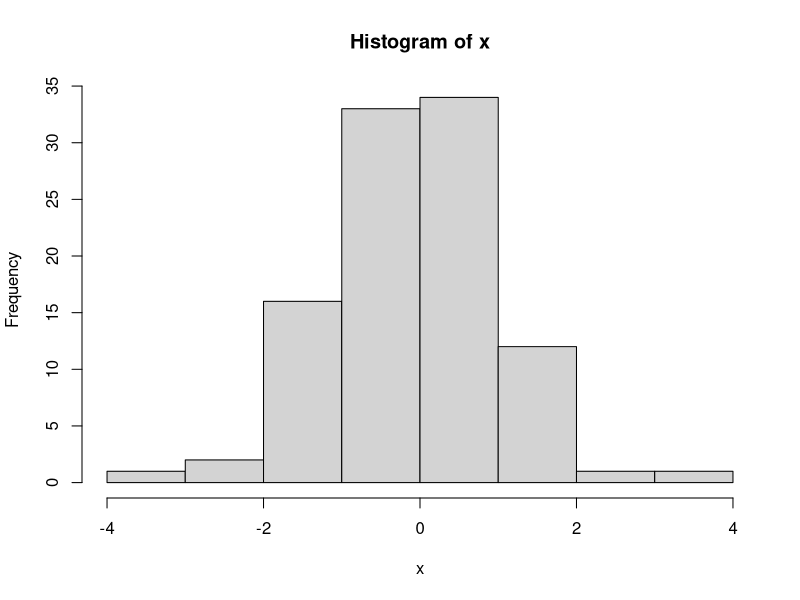
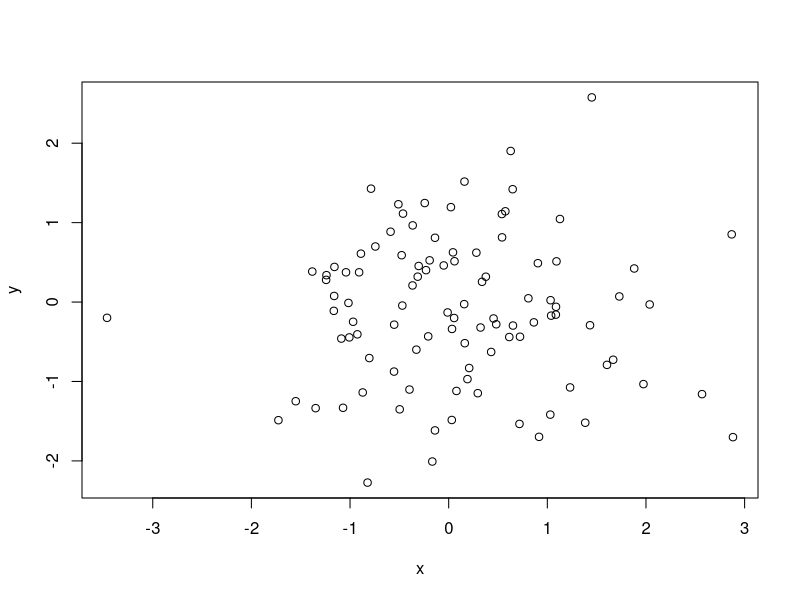
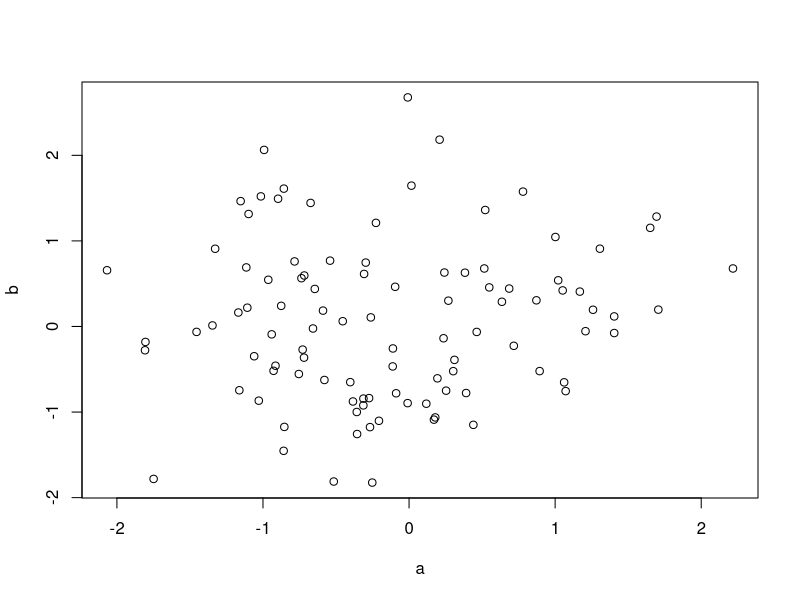
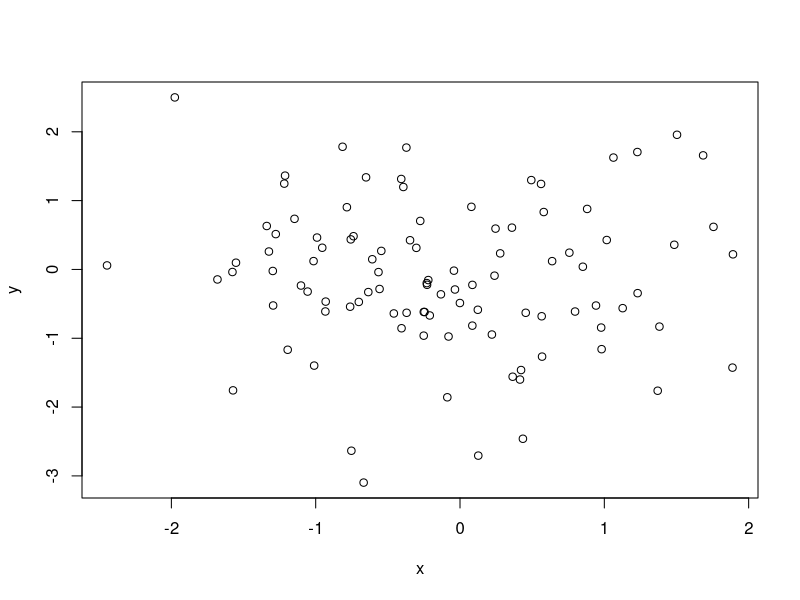
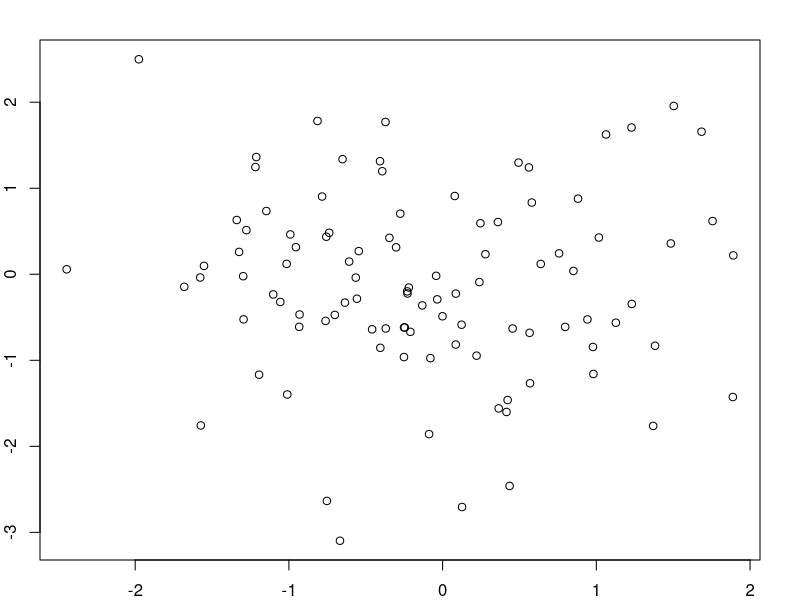
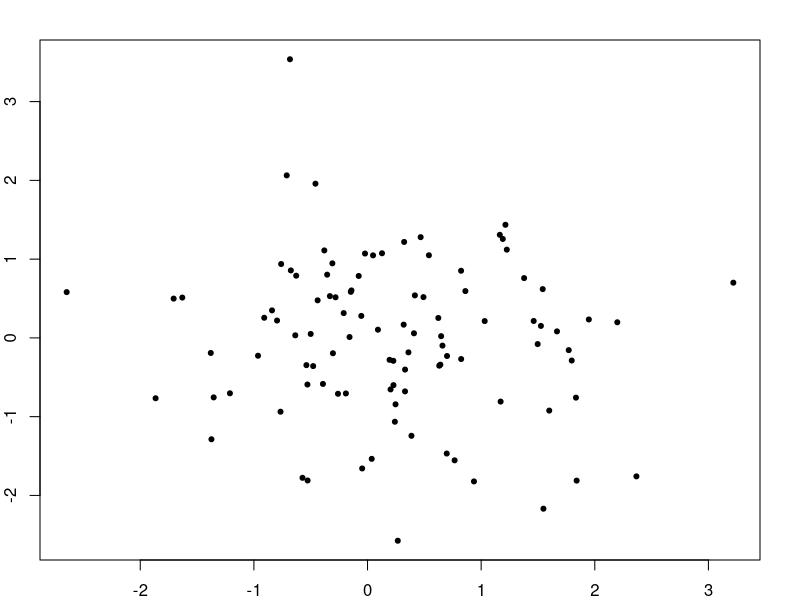
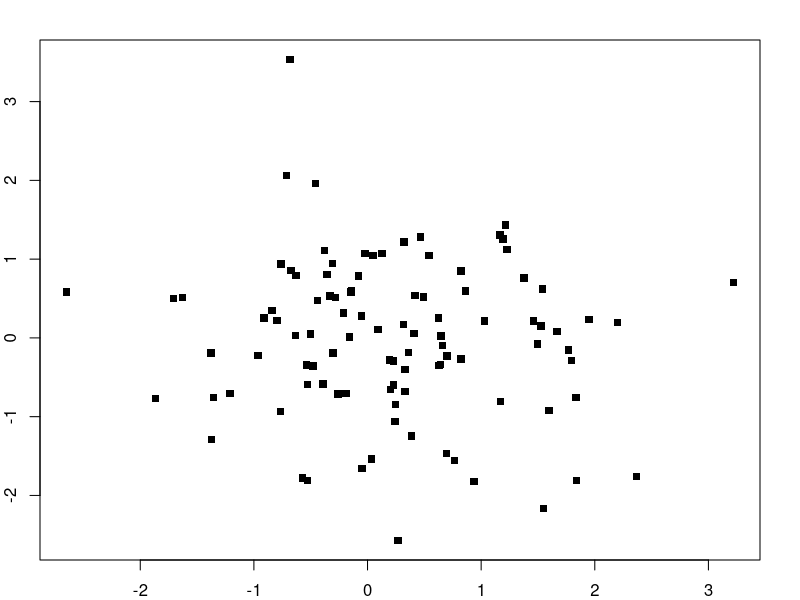
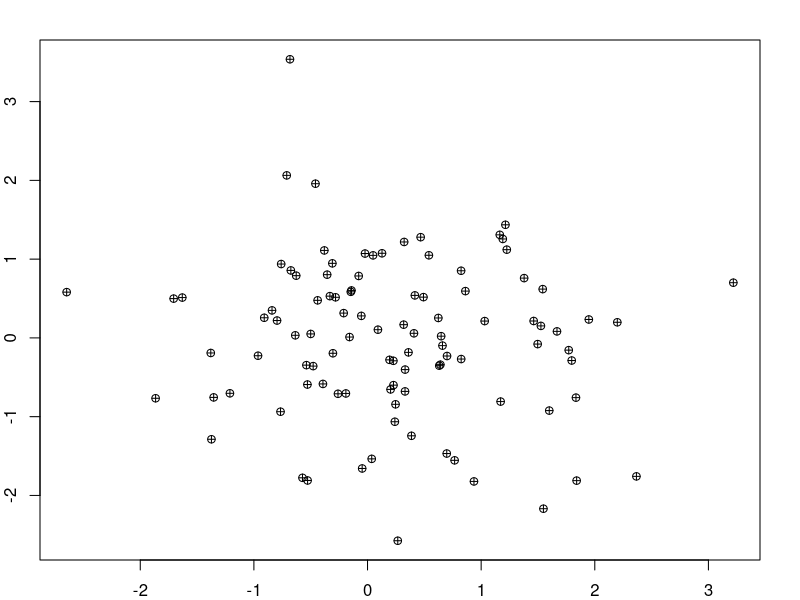

These charts were generated, in order, by the following R code:
## ---- chunk 1
knitr::opts_chunk$set(echo = TRUE)
## ---- chunk 2

# 100 random numbers using  normal distribution 
x<-rnorm(100)

# Histogram
hist(x)

## ---- chunk 3

# 100 random numbers using  normal distribution 
x <- rnorm(100)
y <- rnorm(100)

# Scatter Plot
plot(x,y)

# Scatter Plot Practice
a <- rnorm(100)
b <- rnorm(100)
plot(a,b)

## ---- chunk 4

# 100 random numbers using  normal distribution 
x <- rnorm(100)
y <- rnorm(100)

# Scatter Plot Before Applying Margin (Default Margin)
plot(x,y)
## ---- chunk 5
# Adding Margin to Scatter Plot
par(mar = c(2,2,2,2))

# Scatter Plot After Applying Margin
plot(x,y)

## ---- chunk 6

# 100 random numbers using  normal distribution 
x <- rnorm(100)
y <- rnorm(100)


# Scatter Plot using pch=20
plot(x,y,pch=20)

# Scatter Plot using pch=15
plot(x,y,pch=15)

# Scatter Plot using pch=10
plot(x,y,pch=10)

# Scatter Plot using pch=5
plot(x,y,pch=5)
## ---- chunk 7
# 100 random numbers using  normal distribution 
x <- rnorm(100)
y <- rnorm(100)

# Scatter Plot
plot(x,y,pch=13)

# Adding Title to Plot
title("My Scatterplot")

## ---- chunk 8
# 100 random numbers using  normal distribution 
x <- rnorm(100)
y <- rnorm(100)

# Scatter Plot
plot(x,y,pch=8)

# Adding Text in a Plot
text(-2,-1,"MyText")

## ---- chunk 9
# 100 random numbers using  normal distribution 
x <- rnorm(100)
y <- rnorm(100)

# Scatter Plot
plot(x,y,pch=8)

# Adding Legend to a Plot
legend("topleft",legend = "Data", pch = 8)

## ---- chunk 10
# 100 random numbers using  normal distribution 
x <- rnorm(100)
y <- rnorm(100)

# Scatter Plot
plot(x,y,pch=8)

# Adding abline to a Plot

# Horizontal line

# verticle line

# ab line
plot(-5:5,-5:5)
abline(h=0,v=0)
abline(a=2,b=3)


